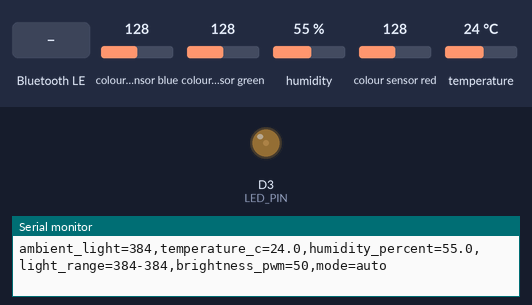
A sketch run on a simulated Arduino Nano 33 BLE. Shown: output pins drawn as LEDs (lit = HIGH), the last lines printed to the serial monitor. The test bench sets the inputs (shaded band); at power-on: colour sensor blue 128, colour sensor green 128, colour sensor red 128, humidity 55 %, temperature 24 °C. Nothing arrives over Bluetooth unless stated; a phone connects over Bluetooth LE 3 s after start.

Above: at 1.2 s.
1.3 s: colour sensor blue set to 5
At 3.4 s:
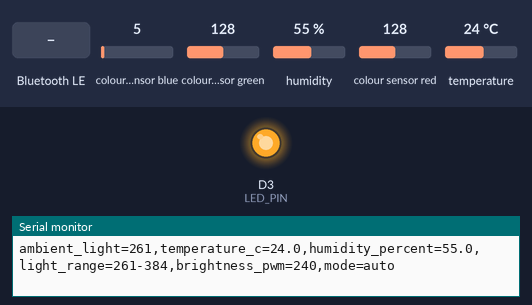
4.3 s: colour sensor green set to 5
7.3 s: Bluetooth LE write "RECAL" received
At 8.8 s:
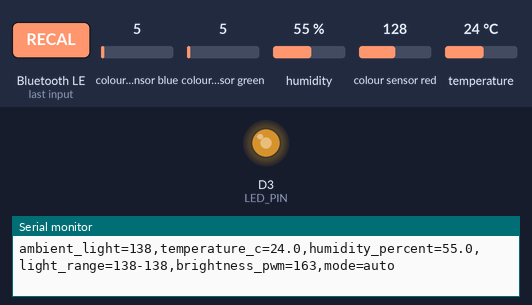
10.3 s: colour sensor red set to 191
13.3 s: Bluetooth LE write "MANUAL" received
At 13.6 s:
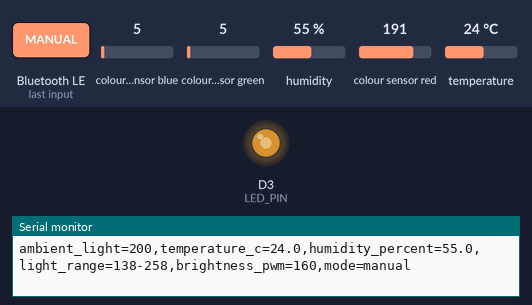
15.5 s: Bluetooth LE write "SET" received
At 16.7 s:
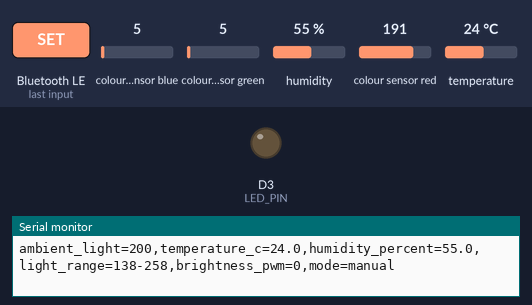
Timing chart, 0 to 18.0 s (numbered marks = the images above; inputs shaded):
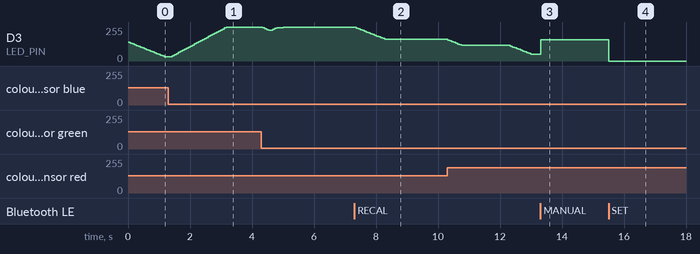

Measured:
- after the input at 1.3 s, D3 (LED_PIN): moves from 32/255 to 254/255 over 1.7 s, starting after 0.12 s
- after the input at 7.3 s, D3 (LED_PIN): moves from 253/255 to 163/255 over 0.92 s, starting after 0.06 s
- after the input at 13.3 s, D3 (LED_PIN): 51/255 → 160/255 at once
- after the input at 15.5 s, D3 (LED_PIN): 160/255 → 0/255 at once

The sketch:

NANO_Bluetooth.ino
```cpp
#include <ArduinoBLE.h>
#include <Arduino_APDS9960.h>
#include <Arduino_HTS221.h>

const int LED_PIN = 3;

// ===== BLE UUIDs =====
BLEService lampService("19B10000-E8F2-537E-4F6C-D104768A1214");
BLEStringCharacteristic cmdChar("19B10001-E8F2-537E-4F6C-D104768A1214", BLEWrite, 40);
BLEStringCharacteristic teleChar("19B10002-E8F2-537E-4F6C-D104768A1214", BLENotify, 220);

// ===== Sensors OK flags =====
bool apdsOk = false;
bool htsOk  = false;

// ===== Control =====
bool autoMode = true;
int manualBrightness = 160;
int appliedBrightness = 0;

// ===== Anti-flicker control =====
const float LUX_ALPHA = 0.08f;          // smaller = smoother
const unsigned long CTRL_PERIOD_MS = 60;
const int PWM_HYST = 4;
const int PWM_STEP_UP = 8;
const int PWM_STEP_DN = 6;

const int MIN_PWM = 0;
const int MAX_PWM = 255;
const float GAMMA = 2.2f;

// Fallback range if calibration is not good
const int DEFAULT_DARK = 30;
const int DEFAULT_BRIGHT = 600;

// Calibration
unsigned long calibStart = 0;
const unsigned long CALIB_MS = 5000;
int luxMin = 999999;
int luxMax = 0;
const int MIN_RANGE_SPAN = 120;

float luxFiltered = 0;

int clampi(int v, int lo, int hi) { return v < lo ? lo : (v > hi ? hi : v); }

void applyPWM(int v) {
  v = clampi(v, 0, 255);
  analogWrite(LED_PIN, v);
  appliedBrightness = v;
}

void startRecal() {
  calibStart = millis();
  luxMin = 999999;
  luxMax = 0;
}

int readLuxRaw() {
  if (!apdsOk) return -1;
  if (!APDS.colorAvailable()) return -1;
  int r, g, b, c;
  APDS.readColor(r, g, b, c);
  return c; // clear channel as lux-like
}

void updateLuxFilter(int luxRaw) {
  if (luxRaw < 0) return;
  if (luxFiltered == 0) luxFiltered = luxRaw;
  luxFiltered = luxFiltered + LUX_ALPHA * (luxRaw - luxFiltered);
}

void updateCalibration(int luxRaw) {
  if (luxRaw < 0) return;

  if (millis() - calibStart < CALIB_MS) {
    luxMin = min(luxMin, luxRaw);
    luxMax = max(luxMax, luxRaw);
  } else {
    luxMin = (int)(0.997 * luxMin + 0.003 * luxRaw);
    luxMax = (int)(0.997 * luxMax + 0.003 * luxRaw);
    if (luxMax - luxMin < MIN_RANGE_SPAN) luxMax = luxMin + MIN_RANGE_SPAN;
  }
}

int computeTargetPWM(float luxLike) {
  bool rangeOk = (luxMax > 0) && ((luxMax - luxMin) >= MIN_RANGE_SPAN);
  int dark = rangeOk ? luxMin : DEFAULT_DARK;
  int bright = rangeOk ? luxMax : DEFAULT_BRIGHT;

  float x = (luxLike - dark) / (float)max(1, (bright - dark)); // 0..1
  if (x < 0) x = 0;
  if (x > 1) x = 1;

  float y = 1.0f - x; // dark -> 1, bright -> 0
  y = pow(y, GAMMA);

  int pwm = (int)(MIN_PWM + y * (MAX_PWM - MIN_PWM));
  return clampi(pwm, 0, 255);
}

void movePWMtowards(int target) {
  int diff = target - appliedBrightness;
  if (abs(diff) < PWM_HYST) return;

  if (diff > 0) {
    applyPWM(appliedBrightness + min(diff, PWM_STEP_UP));
  } else {
    applyPWM(appliedBrightness - min(-diff, PWM_STEP_DN));
  }
}

String telemetryLine(float tempC, float hum, int luxVal) {
  String s;
  s.reserve(220);
  s += "ambient_light="; s += luxVal;
  s += ",temperature_c="; s += String(tempC, 1);
  s += ",humidity_percent="; s += String(hum, 1);
  s += ",light_range="; s += luxMin; s += "-"; s += luxMax;
  s += ",brightness_pwm="; s += appliedBrightness;
  s += ",mode="; s += (autoMode ? "auto" : "manual");
  return s;
}

void handleCmd(String cmd) {
  cmd.trim();
  cmd.toUpperCase();

  if (cmd == "AUTO") {
    autoMode = true;
  } else if (cmd == "MANUAL") {
    autoMode = false;
    applyPWM(manualBrightness);
  } else if (cmd.startsWith("SET")) {
    int v = cmd.substring(3).toInt();
    manualBrightness = clampi(v, 0, 255);
    // IMPORTANT: do NOT force autoMode=false here
    if (!autoMode) applyPWM(manualBrightness);
  } else if (cmd == "RECAL") {
    startRecal();
  } else if (cmd == "STATUS") {
    // Next notify will contain latest values
  }
}

void setup() {
  pinMode(LED_PIN, OUTPUT);
  Serial.begin(115200);

  // Visible start
  applyPWM(140);

  apdsOk = APDS.begin();
  htsOk  = HTS.begin();

  if (!apdsOk) {
    Serial.println("WARN apds init failed -> MANUAL fallback");
    autoMode = false;
    manualBrightness = 180;
    applyPWM(manualBrightness);
  }
  if (!htsOk) {
    Serial.println("WARN hts init failed -> NaN temp/hum");
  }

  if (!BLE.begin()) {
    Serial.println("BLE.begin failed");
    while (1) {}
  }

  BLE.setLocalName("SmartLamp");
  BLE.setDeviceName("SmartLamp");
  BLE.setAdvertisedService(lampService);

  lampService.addCharacteristic(cmdChar);
  lampService.addCharacteristic(teleChar);
  BLE.addService(lampService);

  cmdChar.writeValue("");
  BLE.advertise();

  startRecal();
  Serial.println("SmartLamp BLE + sensors ready");
}

void loop() {
  BLE.poll();

  // Read sensors
  int luxRaw = readLuxRaw();
  updateLuxFilter(luxRaw);
  updateCalibration(luxRaw);

  // Commands
  if (BLE.connected() && cmdChar.written()) {
    handleCmd(cmdChar.value());
  }

  // Control loop
  static unsigned long lastCtrl = 0;
  unsigned long now = millis();
  if (now - lastCtrl >= CTRL_PERIOD_MS) {
    lastCtrl = now;
    if (autoMode && apdsOk && luxRaw >= 0) {
      int target = computeTargetPWM(luxFiltered);
      movePWMtowards(target);
    } else {
      movePWMtowards(manualBrightness);
    }
  }

  // Temp/Hum
  float tempC = NAN, hum = NAN;
  if (htsOk) {
    tempC = HTS.readTemperature();
    hum   = HTS.readHumidity();
  }

  // Telemetry notify
  static unsigned long lastTele = 0;
  if (now - lastTele >= 500) {
    lastTele = now;
    String line = telemetryLine(tempC, hum, (int)luxFiltered);
    if (BLE.connected()) teleChar.writeValue(line);
    Serial.println(line);
  }

  delay(5);
}
```
